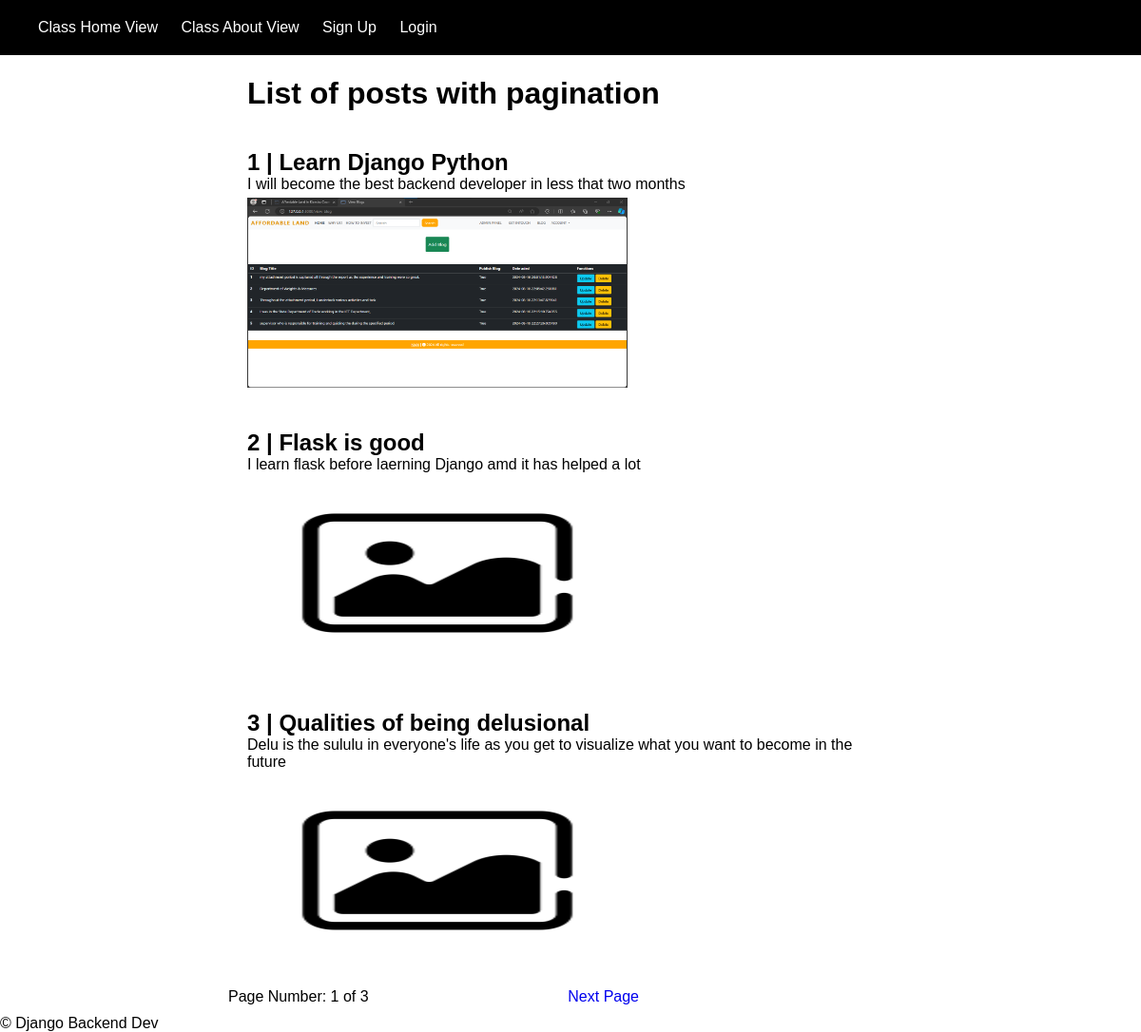
The page / on the database its author committed.
### posts/models.py (models this page shows, shortened)
class Post(models.Model):
    title = models.CharField(max_length=255)
    author = models.CharField(max_length=255)
    content = models.TextField()
    image = models.ImageField(upload_to='uploads', default='default.png')
    date_created = models.DateTimeField(auto_now_add=True)

### posts/views.py (the view)
# urls.py: path('', views.index, name='posts-home'),
def index(request:HttpRequest):
    posts = Post.objects.all()
    paginator = Paginator(posts, 3)
    page_number = request.GET.get('page')
    page_obj = paginator.get_page(page_number)
    context = {
        'posts': page_obj,
        'title': 'Home Page'
    }
    return render(request, 'index.html', context)

### templates/index.html (shortened to what this page needs)
{% extends 'base.html' %}
{% load static %}
{% block main %}
   <div class="content">
        <h1>List of posts with pagination</h1>
        {% for post in posts %}
            <div class="post">
                <a href="{% url 'post-details' post_id=post.id %}" class="link"><h2>{{ post.id }} | {{ post.title }}</h2></a>
                <p>{{ post.content }}</p>
                <img src="{{ post.image.url }}" alt="load_image" class="img">
            </div>
        {% endfor %}
        <div class="pagination">
            <p>Page Number: {{ posts.number }} of {{ posts.paginator.num_pages }}</p>
            {% if posts.has_next %}
                <a href="{% url 'home-class-view' %}?page={{ posts.next_page_number }}">Next Page</a>
            {% endif %}
        </div>
   </div>
{% endblock main %}

### posts/static/css/main.css (style rules this page uses)
* { padding: 0; margin: 0; box-sizing: border-box; font-family: 'Gill Sans', 'Gill Sans MT', Calibri, 'Trebuchet MS', sans-serif; }
a { text-decoration: none; }
h1 { margin: 20px; }
.content { width: 60%; margin: auto; margin-top: 80px; }
.post { padding: 20px; }
.link { color: black; text-decoration: none; }
.pagination { display:flex; justify-content: space-between; width: 60%; margin-bottom: 10px; }
.img { width: 400px; height: 200px; margin-top: 5px; }

### rows shown on the page
Post: id "1", title "Learn Django Python", content "I will become the best backend developer in less that two months", image (picture)
Post: id "2", title "Flask is good", content "I learn flask before laerning Django amd it has helped a lot", image (placeholder picture)
Post: id "3", title "Qualities of being delusional", content "Delu is the sululu in everyone's life as you get to visualize what you want to become in the future", image (placeholder picture)

### other values the page prints
{{ posts.number }} "1"
{{ posts.paginator.num_pages }} "3"
